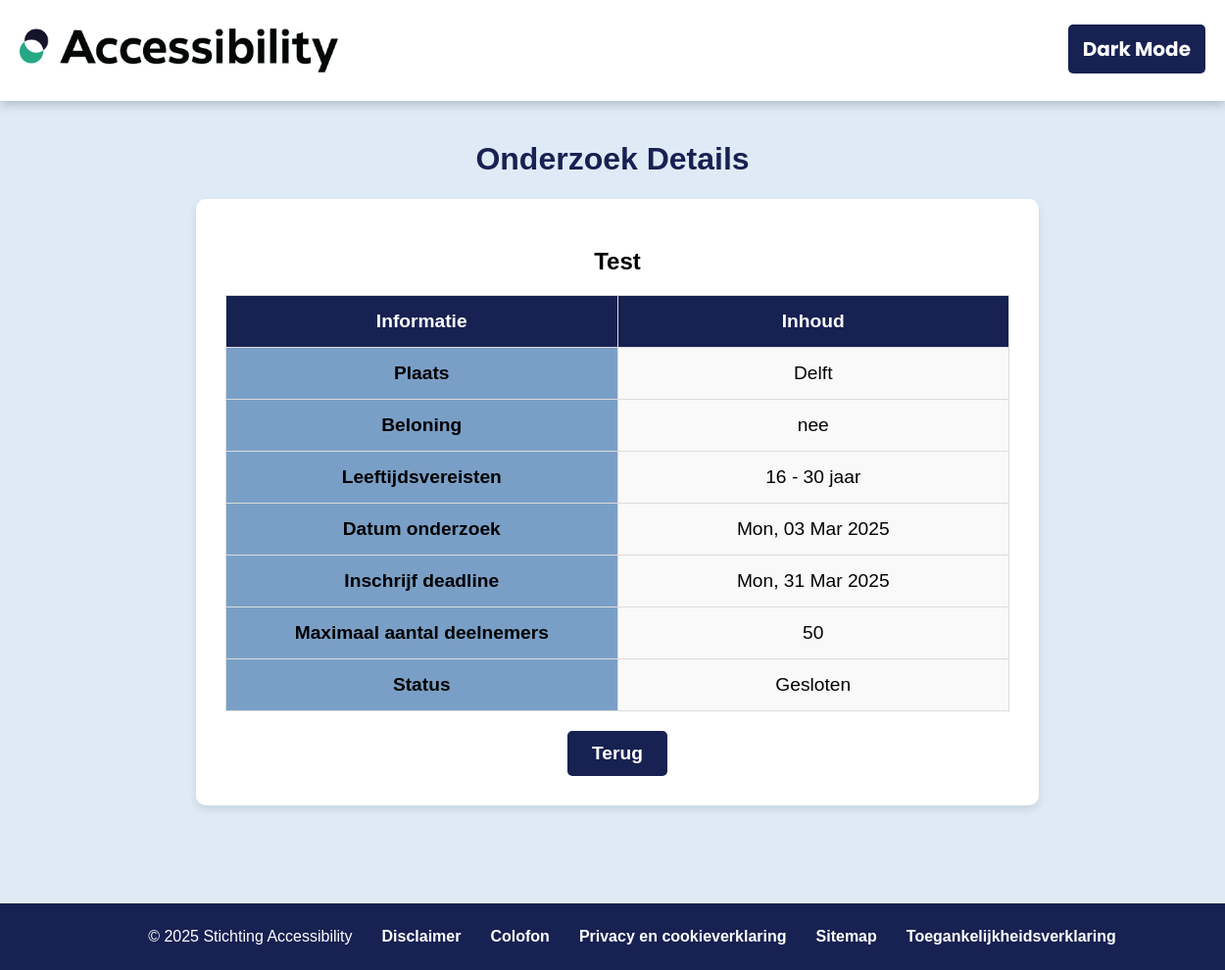
/onderzoeksvragen_detail/3, run on the app's committed database.
### tables this page shows
CREATE TABLE "onderzoeken" (
	"onderzoek_id"	INTEGER NOT NULL UNIQUE,
	"titel"	TEXT NOT NULL,
	"beschrijving"	TEXT,
	"organisatie_id"	INTEGER NOT NULL,
	"plaats"	TEXT,
	"max_deelnemers"	INTEGER,
	"status"	INTEGER NOT NULL,
	"type_onderzoek_id"	INTEGER NOT NULL,
	"datum"	TEXT,
	"datum_tot"	TEXT,
	"beloning"	TEXT,
	"min_leeftijd"	INTEGER,
	"max_leeftijd"	INTEGER,
	"begeleider"	INTEGER,
	"beschikbaar"	INTEGER,
	"creatie_datum"	TEXT,
	"deelname"	INTEGER,
	PRIMARY KEY("onderzoek_id" AUTOINCREMENT),
	FOREIGN KEY("organisatie_id") REFERENCES "organisaties"("organisatie_id"),
	FOREIGN KEY("type_onderzoek_id") REFERENCES "onderzoek_type"("onderzoek_type_id")
);

### app.py (the view)
@app.route('/onderzoeksvragen_detail/<int:onderzoek_id>')
def onderzoeksvragen_detail(onderzoek_id):
    onderzoek = Onderzoeksvragen.get_onderzoek_vraag(onderzoek_id)
    if onderzoek:
        return render_template('onderzoeksvragen_detail.html.jinja', onderzoek=onderzoek)
    else:
        return "Onderzoeksvraag niet gevonden", 404

### app.py (called while the page is built)
@app.context_processor
def inject_user():
    return dict(user=session.get("user"), role=session.get("role"), org=session.get("org"))

### models/database_connect.py (called while the page is built)
    @staticmethod
    def runRawQuery(query, params=()):
        try:
            with sqlite3.connect('database/database_v2.db') as conn:
                conn.row_factory = sqlite3.Row
                cursor = conn.cursor()
                cursor.execute(query, params)
                result = cursor.fetchall()
                if result:
                    return result
                else:
                    return None
        except sqlite3.Error as e:
            print("SQLite error:", e)
            return None

### templates/onderzoeksvragen_detail.html.jinja (shortened to what this page needs)
<!DOCTYPE html>
<html lang="en">
<head>
    {% extends "base.html.jinja" %}
    {% block head %}
        {{ super() }}
        <link rel="stylesheet" href="{{ url_for('static', filename='css/onderzoeksvragen_overzicht.css') }}"/>
        {% include '_global_imports.html' %}
        {% block head_scripts %}
            <link rel="stylesheet" href="https://cdn.jsdelivr.net/npm/sweetalert2@11/dist/sweetalert2.min.css">
        {% endblock %}
    {% endblock %}
    {% block main %}
        <main>
            <div class="container">
                <h1 id="page-title">Onderzoek Details</h1>
                <div class="onderzoek-detail">
                    <h2 id="onderzoek-title">{{ onderzoek.titel }}</h2>
                    <table class="detail-table" role="table" aria-labelledby="onderzoek-title">
                        <thead>
                            <tr>
                                <th scope="col">Informatie</th>
                                <th scope="col">Inhoud</th>
                            </tr>
                        </thead>
                        <tbody>
                            <tr>
                                <td scope="row">Plaats</td>
                                <td>{{ onderzoek.plaats }}</td>
                            </tr>
                            <tr>
                                <td scope="row">Beloning</td>
                                <td>{{ onderzoek.beloning }}</td>
                            </tr>
                            <tr>
                                <td scope="row">Leeftijdsvereisten</td>
                                <td>{{ onderzoek.min_leeftijd }} - {{ onderzoek.max_leeftijd }} jaar</td>
                            </tr>
                            <tr>
                                <td scope="row">Datum onderzoek</td>
                                <td>{{ onderzoek.datum.strftime('%a, %d %b %Y') }}</td>
                            </tr>
                            <tr>
                                <td scope="row">Inschrijf deadline</td>
                                <td>{{ onderzoek.datum_tot.strftime('%a, %d %b %Y') }}</td>
                            </tr>
                            <tr>
                                <td scope="row">Maximaal aantal deelnemers</td>
                                <td>{{ onderzoek.max_deelnemers }}</td>
                            </tr>
                            <tr>
                                <td scope="row">Status</td>
                                <td>{{ onderzoek.status }}</td>
                            </tr>
                        </tbody>
                    </table>
                    <div class="buttons">
                        <a href="/onderzoeksvragen" class="btn btn-secondary" aria-label="Terug naar onderzoeksvragen">Terug</a>
                    </div>
                </div>
            </div>
        </main>
    {% endblock %}

### static/css/onderzoeksvragen_overzicht.css (style rules this page uses)
html, body { height: auto; margin: 0; padding: 0; }
body { display: flex; flex-direction: column; font-family: Arial, sans-serif; background-color: #DEEBf6; }
h1 { text-align: center; color: #172152 }
main { flex: 1; }
table { width: 100%; table-layout: fixed; border-collapse: collapse; margin-top: 10px; }
td { border: solid #ddd; padding: 8px; color: #000000; background-color: inherit; text-align: center; }
th { border: 1px solid #ddd; padding: 8px; font-weight: bold; background-color: #172152; color: #FFFFFF; text-align: center; }
.onderzoek-detail { background-color: white; padding: 30px; border-radius: 10px; box-shadow: 0 4px 8px rgba(0, 0, 0, 0.1); max-width: 800px; width: 90%; text-align: center; margin-left: 200px; }
.detail-table { width: 100%; border-collapse: collapse; margin: 20px 0; font-size: 1.2em; }
.detail-table th, .detail-table td { padding: 15px; border: 1px solid #ddd; }
.detail-table td:first-child { background-color: #7A9FC6; color: black; font-weight: bold; }
.detail-table th { background-color: #172152; color: white; font-weight: bold; }
.detail-table td { background-color: #f9f9f9; }
.buttons { display: flex; justify-content: center; gap: 15px; margin-top: 20px; }
.btn { padding: 12px 25px; font-size: 1.2em; text-decoration: none; border-radius: 5px; cursor: pointer; transition: background-color 0.3s ease; }
.btn-secondary { background-color: #172152; color: white; font-weight: bold; }

### data on the page
onderzoeken: titel "Test", plaats "Delft", beloning "nee", min_leeftijd "16", max_leeftijd "30", max_deelnemers "50"

### other printed values
{{ onderzoek.datum.strftime('%a, %d %b %Y') }} "Mon, 03 Mar 2025"
{{ onderzoek.datum_tot.strftime('%a, %d %b %Y') }} "Mon, 31 Mar 2025"
{{ onderzoek.status }} "Gesloten"
